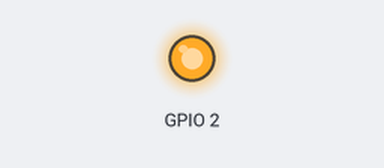
Simulated run of this program. Board: ESP32. Shown: output pins drawn as LEDs (lit = HIGH). WiFi joins after 1.5 s; servers stay silent unless stated; storage starts empty; what the program prints to the serial monitor is not drawn.

Above: at 0.1 s.
At 0.8 s:
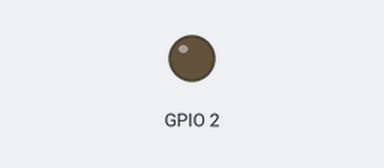
Timing chart, 0 to 2.3 s (numbered marks = the images above):
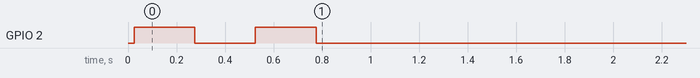

The program:

main.cpp
```cpp
#include <Arduino.h>
#include <WiFi.h>
#include <WebServer.h>
#include <LittleFS.h>

WebServer server(80);

// EN: AP (access point) credentials — the SSID/password that clients
//     (laptops, phones) use to JOIN the network the ESP32 itself
//     broadcasts. These are not secrets in the usual sense (the SSID is
//     public the moment the AP turns on), so they don't belong in
//     shared/include/secrets.h. That header is for credentials of remote
//     networks we connect TO, not networks we host.
// SL: AP (access point) podatki — SSID/geslo, ki ju odjemalci (prenosniki,
//     telefoni) uporabijo, da se PRIDRUŽIJO omrežju, ki ga ESP32 sam
//     oddaja. Nista skrivnost v običajnem smislu (SSID je javen v
//     trenutku, ko se AP vklopi), zato ne sodita v
//     shared/include/secrets.h. Ta datoteka je za podatke oddaljenih
//     omrežij, na katera se POVEZUJEMO, ne za omrežja, ki jih gostimo.
const char* AP_SSID     = "esp32_1";
const char* AP_PASSWORD = "12345678";

void handle_root() {
  File f = LittleFS.open("/index.html", "r");
  if (!f) {
    server.send(404, "text/plain; charset=UTF-8", "Manjka /index.html");
    return;
  }
  server.streamFile(f, "text/html; charset=UTF-8");
  f.close();
}

void setup() {
  Serial.begin(115200);

  if (!LittleFS.begin()) {
    Serial.println("LittleFS mount failed — zaženi `pio run --target uploadfs`");
  } else {
    Serial.println("LittleFS priklopljen.");
  }

  // EN: start a software access point. Instead of WiFi.begin() (which
  //     joins an existing network), WiFi.softAP() makes the ESP32
  //     broadcast its own WiFi network. No router or internet is needed
  //     — everything is local. Clients reach the server at the default
  //     soft-AP IP, 192.168.4.1.
  // SL: zaženemo programsko dostopno točko. Namesto WiFi.begin() (ki se
  //     pridruži obstoječemu omrežju) WiFi.softAP() povzroči, da ESP32
  //     sam oddaja WiFi omrežje. Usmerjevalnik ali internet nista
  //     potrebna — vse je lokalno. Odjemalci dosežejo strežnik na
  //     privzetem soft-AP IP-ju 192.168.4.1.
  WiFi.softAP(AP_SSID, AP_PASSWORD);

  Serial.println("Vzpostavitev programske dostopne točke na esp32 modulu.");
  Serial.print("IP naslov esp32 dostopne točke: ");
  Serial.println(WiFi.softAPIP());

  server.on("/", handle_root);
  server.begin();

  pinMode(2, OUTPUT);
  digitalWrite(2, HIGH);
  delay(250);
  digitalWrite(2, LOW);
  delay(250);
  digitalWrite(2, HIGH);
  delay(250);
  digitalWrite(2, LOW);
  delay(250);
}

void loop() {
  server.handleClient();
}
```
